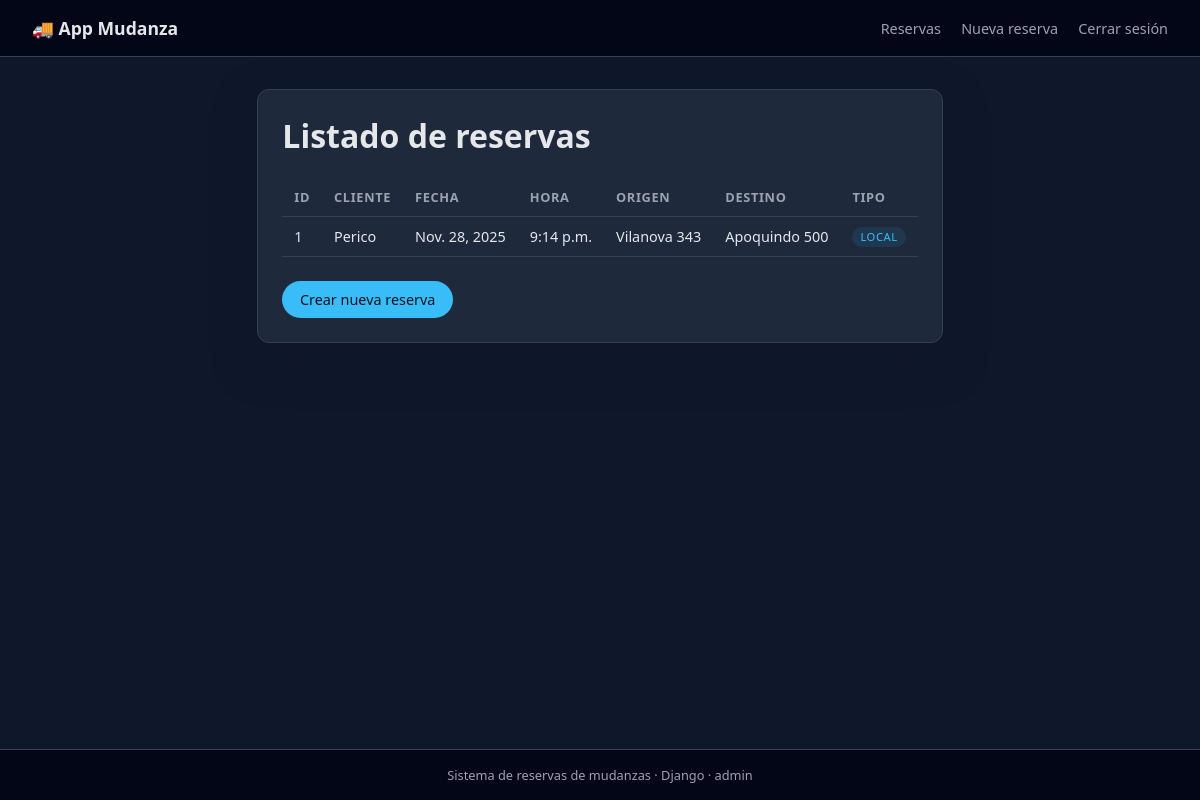
/reservas/ (signed in), run on the app's committed database.
### reservas/models.py (models this page shows, shortened)
class Reserva(models.Model):
    TIPO_SERVICIO_CHOICES = [
        ('local', 'Mudanza local'),
        ('nacional', 'Mudanza nacional'),
        ('internacional', 'Mudanza internacional'),
    ]
    cliente = models.ForeignKey(Cliente, on_delete=models.CASCADE, related_name='reservas')
    fecha_mudanza = models.DateField()
    hora_mudanza = models.TimeField()
    direccion_origen = models.CharField(max_length=255)
    direccion_destino = models.CharField(max_length=255)
    tipo_servicio = models.CharField(max_length=20, choices=TIPO_SERVICIO_CHOICES)
    notas = models.TextField(blank=True)
    creado_por = models.ForeignKey(User, on_delete=models.SET_NULL, null=True, blank=True)

class Cliente(models.Model):
    nombre = models.CharField(max_length=100)
    email = models.EmailField(unique=True)
    telefono = models.CharField(max_length=20)

### reservas/views.py (the view)
# urls.py: path('', views.lista_reservas, name='lista_reservas'),
@login_required
def lista_reservas(request):
    reservas = Reserva.objects.select_related('cliente').all().order_by('fecha_mudanza', 'hora_mudanza')
    context = {
        'reservas': reservas
    }
    return render(request, 'reservas/lista_reservas.html', context)

### reservas/templates/reservas/lista_reservas.html (shortened to what this page needs)
{% extends 'base.html' %}
{% block content %}
    <h1>Listado de reservas</h1>
    {% if reservas %}
        <table class="table">
            <thead>
                <tr>
                    <th>ID</th>
                    <th>Cliente</th>
                    <th>Fecha</th>
                    <th>Hora</th>
                    <th>Origen</th>
                    <th>Destino</th>
                    <th>Tipo</th>
                </tr>
            </thead>
            <tbody>
            {% for r in reservas %}
                <tr>
                    <td>{{ r.id }}</td>
                    <td>{{ r.cliente.nombre }}</td>
                    <td>{{ r.fecha_mudanza }}</td>
                    <td>{{ r.hora_mudanza }}</td>
                    <td>{{ r.direccion_origen }}</td>
                    <td>{{ r.direccion_destino }}</td>
                    <td>
                        {% if r.tipo_servicio == 'local' %}
                            <span class="badge badge-local">Local</span>
                        {% elif r.tipo_servicio == 'nacional' %}
                            <span class="badge badge-nacional">Nacional</span>
                        {% else %}
                            <span class="badge badge-internacional">Internacional</span>
                        {% endif %}
                    </td>
                </tr>
            {% endfor %}
            </tbody>
        </table>
    {% else %}
        <p class="mt-2">No hay reservas registradas.</p>
    {% endif %}
    <div class="mt-3">
        <a class="btn" href="{% url 'reservas:crear_reserva' %}">Crear nueva reserva</a>
    </div>
{% endblock %}

### templates/base.html (shortened to what this page needs)
{% load static %}
<!DOCTYPE html>
<html lang="es">
<head>
    <link rel="stylesheet" href="{% static 'css/estilos.css' %}">
</head>
<body>
<div class="layout">
    <header class="navbar">
        <div class="navbar-title">
            🚚 App Mudanza
        </div>
        <nav class="navbar-links">
            <a href="{% url 'reservas:lista_reservas' %}">Reservas</a>
            <a href="{% url 'reservas:crear_reserva' %}">Nueva reserva</a>
            {% if user.is_authenticated %}
                <a href="{% url 'logout' %}">Cerrar sesión</a>
            {% else %}
                <a href="{% url 'login' %}">Iniciar sesión</a>
            {% endif %}
        </nav>
    </header>
    <main class="main-content">
        <div class="card">
            {% block content %}{% endblock %}
        </div>
    </main>
    <footer class="footer">
        Sistema de reservas de mudanzas · Django · {{ user.username|default:"Invitado" }}
    </footer>
</div>
</body>
</html>

### static/css/estilos.css (style rules this page uses)
:root { --bg: #0f172a; --bg-card: #1e293b; --accent: #38bdf8; --accent-soft: #0ea5e9; --text-main: #e5e7eb; --text-muted: #9ca3af; --danger: #ef4444; --success: #22c55e; --border-soft: #334155; }
* { box-sizing: border-box; }
body { margin: 0; font-family: system-ui, -apple-system, BlinkMacSystemFont, "Segoe UI", sans-serif; background-color: var(--bg); color: var(--text-main); }
a { color: var(--accent); text-decoration: none; }
.layout { min-height: 100vh; display: flex; flex-direction: column; }
.navbar { background: #020617; padding: 1rem 2rem; display: flex; justify-content: space-between; align-items: center; border-bottom: 1px solid var(--border-soft); }
.navbar-title { font-weight: 600; font-size: 1.1rem; }
.navbar-links a { margin-left: 1rem; font-size: 0.9rem; color: var(--text-muted); }
.main-content { max-width: 960px; margin: 2rem auto; padding: 0 1rem 2rem 1rem; flex: 1; }
.card { background: var(--bg-card); border-radius: 0.75rem; padding: 1.5rem; border: 1px solid var(--border-soft); box-shadow: 0 18px 40px rgba(15, 23, 42, 0.7); }
.card h1, .card h2 { margin-top: 0; }
.btn { display: inline-block; padding: 0.55rem 1.1rem; border-radius: 999px; border: none; cursor: pointer; font-size: 0.9rem; font-weight: 500; background: var(--accent); color: #0b1120; }
.table { width: 100%; border-collapse: collapse; margin-top: 1rem; font-size: 0.9rem; }
.table th, .table td { padding: 0.6rem 0.75rem; text-align: left; border-bottom: 1px solid var(--border-soft); }
.table th { font-size: 0.8rem; text-transform: uppercase; letter-spacing: 0.05em; color: var(--text-muted); }
.badge { display: inline-block; padding: 0.15rem 0.5rem; border-radius: 999px; font-size: 0.7rem; text-transform: uppercase; letter-spacing: 0.05em; }
.badge-local { background: rgba(56, 189, 248, 0.1); color: var(--accent); }
.mt-3 { margin-top: 1.5rem; }
.footer { text-align: center; padding: 1rem 0; font-size: 0.8rem; color: var(--text-muted); border-top: 1px solid var(--border-soft); background: #020617; }

### data on the page
Reserva: id "1", cliente.nombre "Perico", fecha_mudanza "Nov. 28, 2025", hora_mudanza "9:14 p.m.", direccion_origen "Vilanova 343", direccion_destino "Apoquindo 500", tipo_servicio "LOCAL"

### other printed values
{{ user.username|default:"Invitado" }} "admin"
